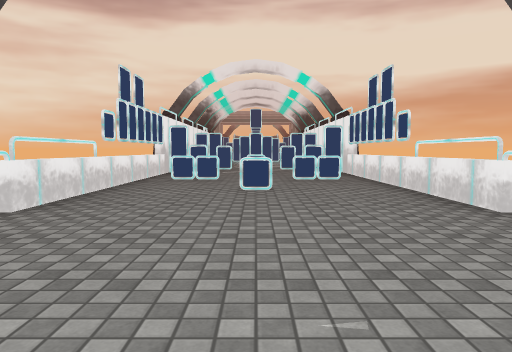
[1] (above)

12 first-person views from a walk through a scene from a Unity 3-D project. The camera is 1.2 m above the floor, tilts 4° down and sees 70° across. The floor is counted in squares, 2 m on a side. Each view is taken from the middle of a square. On the plan, view 1 faces up. The plan holds only what a view shows up to about 10 squares ahead; the rest is blank. The place goes on beyond the plan. The player character is not drawn. Some surface patterns are stand-ins.

[2]
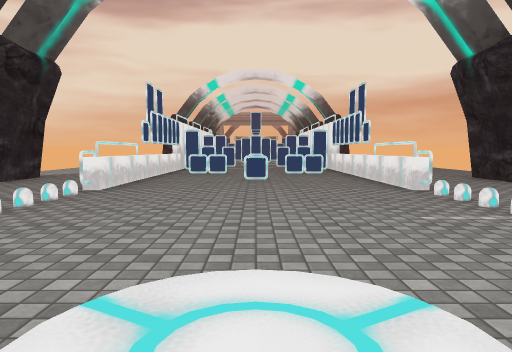

[3]
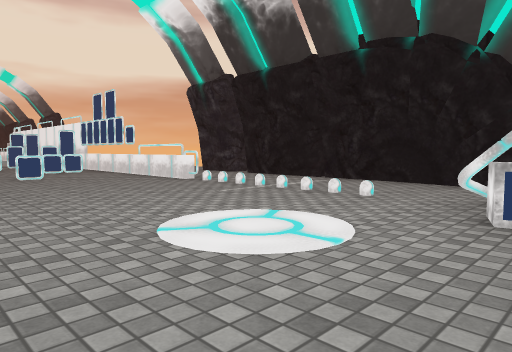

[4]
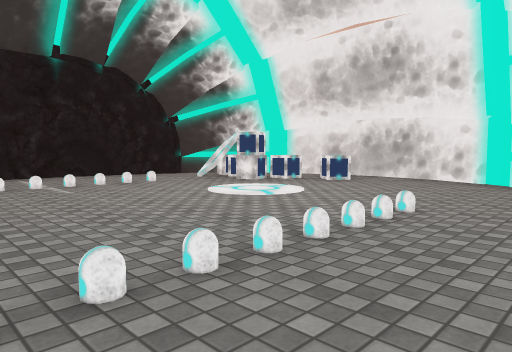

[5]
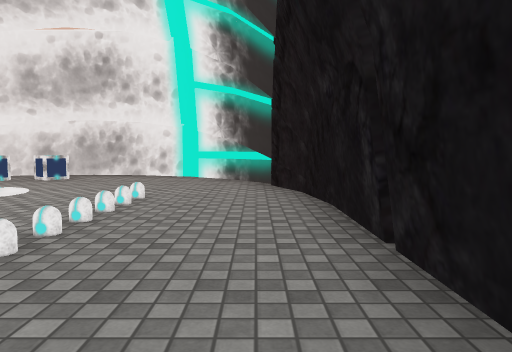

[6]
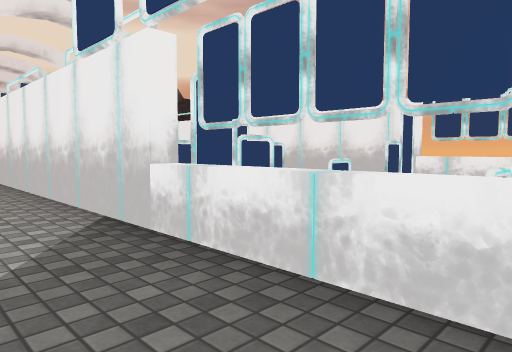

[7]
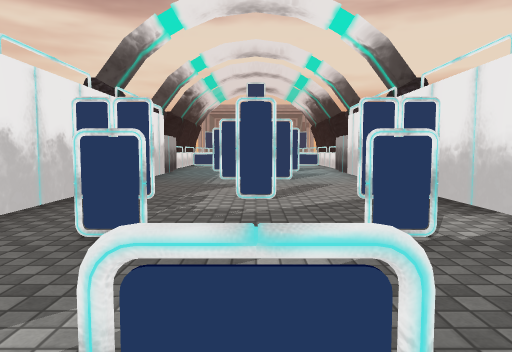

[8]
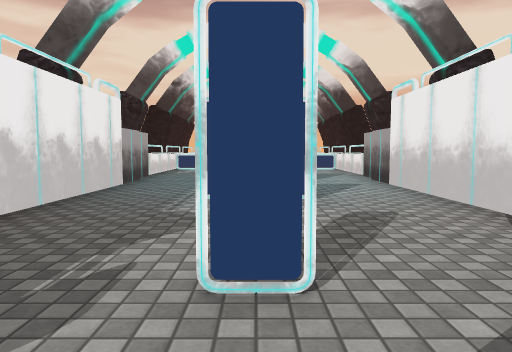

[9]
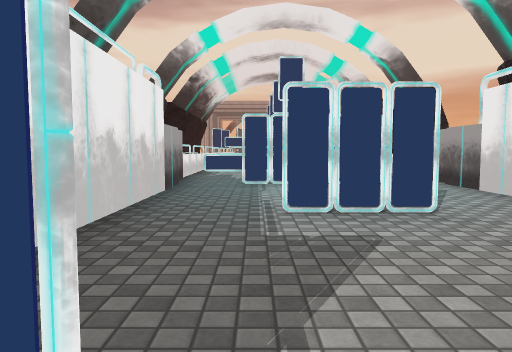

[10]
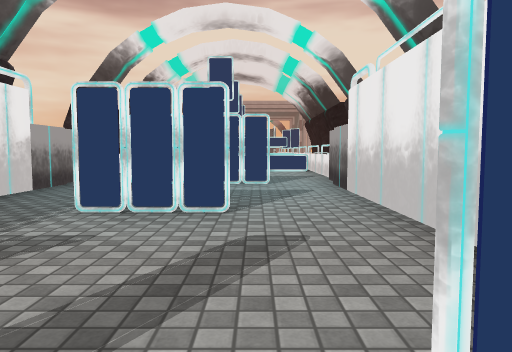

[11]
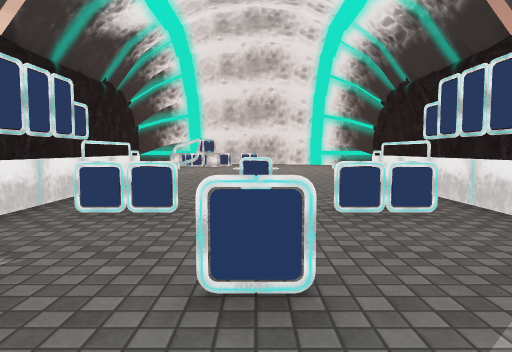

[12]
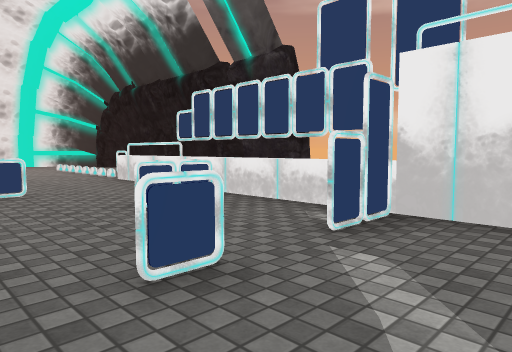

### Floor plan
Points are (right, up) in squares from view 1. A wall is a line through its corners. A room is listed if a view was taken in it or the views show most of it. See-through windows are left out.
Room 1 (views 1, 2, 3, 4, 5)
walls: (2.4, 3.2) (2.4, 7.9); (1.8, -2.4) (2, -2.1) (2, -1.8); (1.4, -2.6) (1.9, -2.4) (2.1, -1.9); (-4.8, -0.1) (-4.7, -1.3); (-4.8, 4.2) (-4.8, -0.6); (2.7, -2.7) (3.2, -2.8); (-4.7, -0.9) (-4.2, -2.4); (4.7, -1.3) (4.8, 0); (-2.4, 7.3) (-2.2, 6.8); (4.2, -2.3) (4.8, -0.8) (4.8, 4.2); (-4.4, -2.4) (-3.5, -3.6); (-4.8, 6.2) (-4.8, 4.8); (-3.6, -3.5) (-2.6, -4.2); (-2.7, -4.2) (-2.3, -4.5); (2.7, -4.2) (3.6, -3.5) (4.3, -2.5); (-2.3, -4.4) (-1.3, -4.8); (-1.4, -4.8) (0.1, -5); (-1.3, 9.5) (-2.6, 9.5); (-2.4, 9.5) (-2.4, 3.2)
low walls: (-0.3, 5.5) (0.2, 5.5); (0.3, 5.5) (-0.2, 5.5); (1, -3.4) (1, -2.9) (1.5, -3) (1.3, -2.3) (1.8, -2.2); (-0.8, 7.5) (-1.8, 7.5) (-0.8, 7.5); (-0.1, -3.7) (0.2, -3.3) (0.6, -3.6); (1.7, 7.5) (0.7, 7.5)
ways out: opening at (-4, 6) to room 2; opening at (-0.5, 9.5) to room 3; opening at (3.5, 6)
Room 2 (view 6)
walls: (-2.3, 8.6) (-2.5, 9.2); (-2.4, 7.7) (-2.5, 8.4); (-2.6, 7.1) (-2.6, 14.9); (-2.4, 7.2) (-2.3, 7.9); (-2.4, 7.2) (-2.4, 9.2); (-5.6, 6.2) (-4.8, 6.2)
ways out: opening at (-4, 6) to room 1
Room 3 (views 7, 8, 9, 10, 11, 12)
walls: (0.2, 13.5) (-0.2, 13.5); (0.8, 16.5) (-0.8, 16.5); (-1.2, 13.5) (-2.2, 13.5); (2.2, 13.5) (1.2, 13.5); (-0.8, 11.5) (-1.3, 11.5); (1.2, 11.5) (0.7, 11.5); (1.2, 19.5) (-1.2, 19.5); (-2.4, 10.5) (-2.4, 9.5); (-2.4, 19.5) (-2.4, 12.4); (-2.2, 9.5) (-1.2, 9.5); (-2.4, 20.5) (-2.4, 19.6); (2.7, 9.5) (1.2, 9.5); (2.4, 7.9) (2.4, 19.5)
low walls: (-0.2, 9.6) (0.3, 9.5) (0, 9.4) (-0.3, 9.5) (0.2, 9.7); (-0.3, 9.6) (0.3, 9.5) (0.1, 9.4); (-0.2, 9.5) (0.3, 9.6); (-0.2, 9.5) (0.3, 9.5); (0.2, 9.5) (-0.3, 9.5); (0.7, 7.5) (1.7, 7.5)
ways out: opening at (-0.5, 9.5) to room 1

Where each view was taken, in squares from view 1:
view 1: 0 up, 0 right, facing up
view 2: 2 down, 0 right, facing up
view 3: 3 down, 2 left, facing up-right
view 4: 3 up, 4 left, facing down-right
view 5: 4 up, 4 left, facing down
view 6: 7 up, 4 left, facing up-right
view 7: 9 up, 0 right, facing up
view 8: 12 up, 0 right, facing up
view 9: 13 up, 1 left, facing up
view 10: 13 up, 1 right, facing up
view 11: 11 up, 0 right, facing down
view 12: 11 up, 1 right, facing down-left
